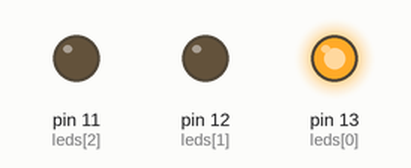
Recording of a sketch running on a simulated Arduino Uno, built with avr-gcc and run on an emulated ATmega328P. Parts: output pins drawn as LEDs (lit = HIGH).

Above: at 0.5 s.
At 1.5 s:
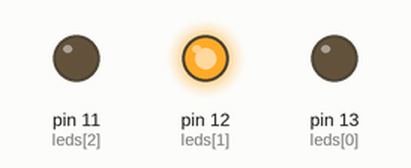
At 5.5 s:
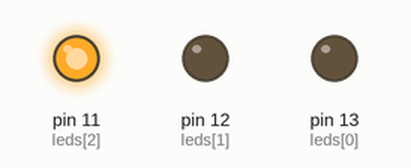
Timing chart, 0 to 6.9 s (numbered marks = the images above):
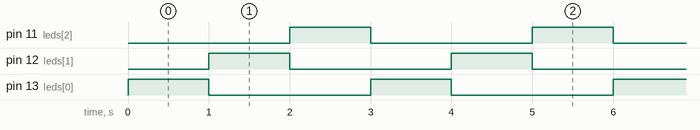

The sketch:

sketch_sep20a.ino
```cpp
int leds[3] = {13,12,11};
void setup() {
  // put your setup code here, to run once:
  for(int i=0;i<3;i++)
  {
    pinMode(leds[i], OUTPUT);
  }
}

void loop() {
  // put your main code here, to run repeatedly:
  for(int i=0;i<3;i++)
  {
    int pin = leds[i];
    digitalWrite(pin,HIGH);
    delay(1000);
    digitalWrite(pin,LOW);
  }
}
```

Measured:
- by itself, pin 11 (leds[2]), pin 12 (leds[1]), pin 13 (leds[0]): alternates HIGH for 1.0 s and LOW for 2.0 s
- by itself, everything shown: repeats every 3.0 s, in 4 steps
